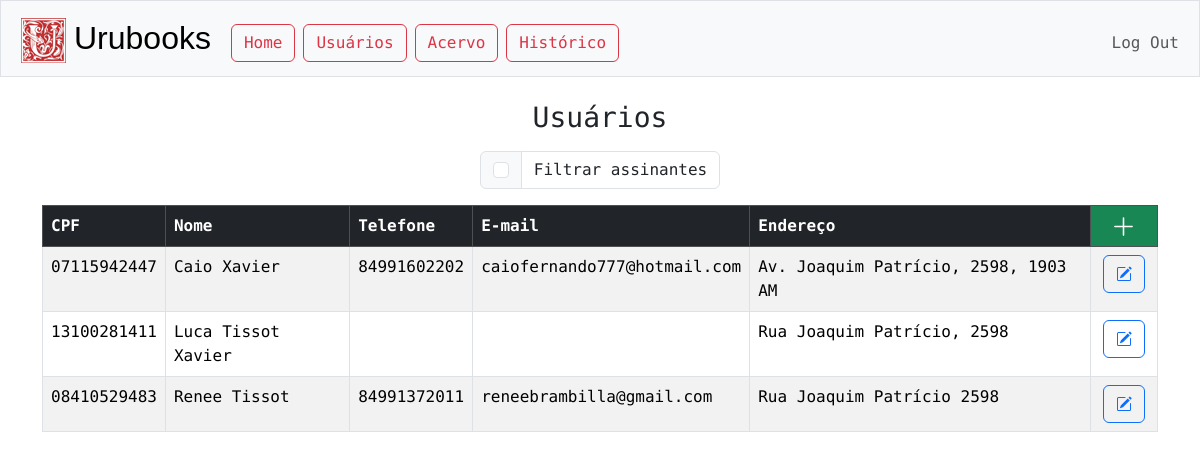
The page /usuarios (signed in) on the database its author committed.
### tables this page shows
CREATE TABLE contatos (
cpf TEXT PRIMARY KEY NOT NULL,
nome TEXT NOT NULL,
telefone TEXT,
email TEXT,
endereço TEXT,
assinante TEXT
);

### app.py (the view)
@app.route("/usuarios")
@login_required
def usuarios():
    CONTATOS_POR_PAGINA = 20
    pagina = request.args.get("pagina", 0)
    offset = CONTATOS_POR_PAGINA * pagina
    usuarios = db.execute("SELECT * FROM contatos ORDER BY nome LIMIT ?, ?", offset, CONTATOS_POR_PAGINA)
    filtro = "off"
    if request.args.get("filtrar-assinantes"):
        usuarios = db.execute("SELECT * FROM contatos WHERE assinante = 'TRUE' ORDER BY nome LIMIT ?, ?", offset, CONTATOS_POR_PAGINA)
        filtro="on"
    page_data = {
    "atual":int(pagina),
    "max":int(len(usuarios)/CONTATOS_POR_PAGINA),
    }
    return render_template("usuarios/index.html", usuarios=usuarios, page_data=page_data, filtro=filtro)

### app.py (called while the page is built)
@app.after_request
def after_request(response):
    response.headers["Cache-Control"] = "no-cache, no-store, must-revalidate"
    response.headers["Expires"] = 0
    response.headers["Pragma"] = "no-cache"
    return response

### helpers.py (called while the page is built)
def login_required(f):
    @wraps(f)
    def decorated_function(*args, **kwargs):
        if session.get("user_id") is None:
            return redirect("/login")
        return f(*args, **kwargs)
    return decorated_function

### templates/usuarios/index.html (shortened to what this page needs)
{% extends "layout.html" %}
{% block main %}
    <h3 class='mb-3'>Usuários</h3>
    <div class="row justify-content-center">
        {% set checked = "checked" if filtro == "on" else "" %}
            <div class="col-auto">
                <div class="input-group mb-3">
                    <div class="input-group-text">
                        <form id="filtrar-assinantes" action="/usuarios" method="get">
                            <input id="assinantes-checkbox" class="form-check-input" name="filtrar-assinantes" type="checkbox" {{ checked }}>
                        </form>
                    </div>
                    <div class="form-control">Filtrar assinantes</div>
                </div>
            </div>
    </div>
    <div class="table-responsive">
        <table class='table table-bordered table-striped' style='text-align:start'>
            <thead class="table-dark">
                <th>CPF</th>
                <th>Nome</th>
                <th>Telefone</th>
                <th class="display-desktop">E-mail</th>
                <th class="display-desktop">Endereço</th>
                <th style="text-align: center; background-color: #198754; padding: 0;">
                        <a type='button' class="btn btn-success" href="usuarios/cadastro" style="width: 100%; height: 100%">
                            <svg xmlns="http://www.w3.org/2000/svg" width="25" height="25" fill="currentColor" class="bi bi-plus-lg" viewBox="0 0 16 16">
                                <path fill-rule="evenodd" d="M8 2a.5.5 0 0 1 .5.5v5h5a.5.5 0 0 1 0 1h-5v5a.5.5 0 0 1-1 0v-5h-5a.5.5 0 0 1 0-1h5v-5A.5.5 0 0 1 8 2"/>
                            </svg>
                        </a>
                    </th>
            </thead>
            <tbody>
            {% if usuarios %}
                {% for usuario in usuarios %}
                <tr>
                    <td>{{ usuario.cpf }}</td>
                    <td>{{ usuario.nome }}</td>
                    <td>{{ usuario.telefone }}</td>
                    <td class="display-desktop">{{ usuario.email }}</td>
                    <td class="display-desktop">{{ usuario.endereço }}</td>
                    <td class="options-cell">
                            <form action="/usuarios/detalhes" method="get">
                                <button title="Detalhes" type='submit' class="btn btn-outline-primary mx-1">
                                </button>
                            </form>
                    </td>
                </tr>
                {% endfor %}
            {% else %}
                <tr>
                    <td colspan="6" style="text-align: center;">Nenhum usuário cadastrado.</td>
                </tr>
            {% endif %}
            </tbody>
        </table>
    </div>
{% endblock %}

### static/styles.css (style rules this page uses)
body { font-family: "Roboto Mono", monospace; }
.options-cell { text-align: center; }
.display-desktop { display: none; }
@media (min-width: 993px) { .display-desktop { display: table-cell; } }

### rows shown on the page
contatos: cpf "07115942447", nome "Caio Xavier", telefone "84991602202", email "caiofernando777@hotmail.com", endereço "Av. Joaquim Patrício, 2598, 1903 AM"
contatos: cpf "13100281411", nome "Luca Tissot Xavier", endereço "Rua Joaquim Patrício, 2598"
contatos: cpf "08410529483", nome "Renee Tissot", telefone "84991372011", email "reneebrambilla@gmail.com", endereço "Rua Joaquim Patrício 2598"
